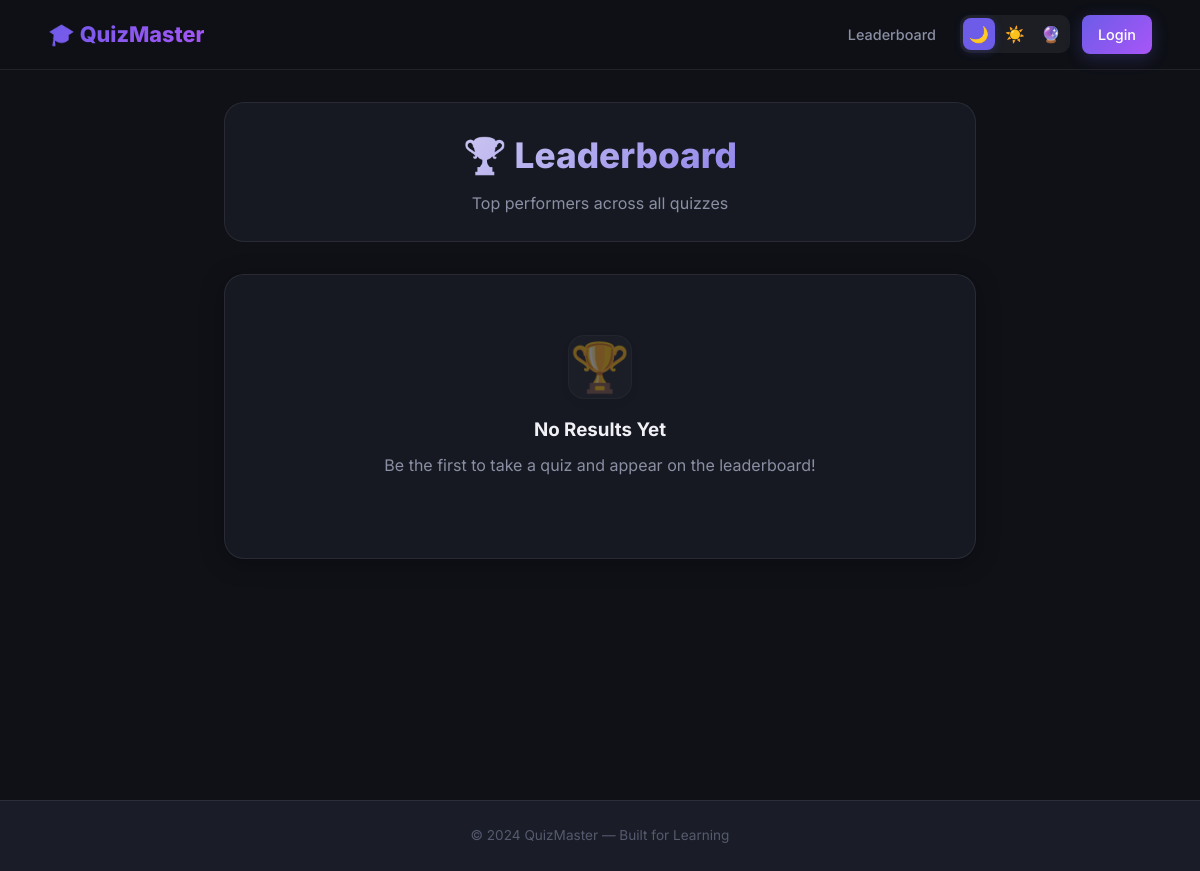
The page /leaderboard on the database as committed earlier.
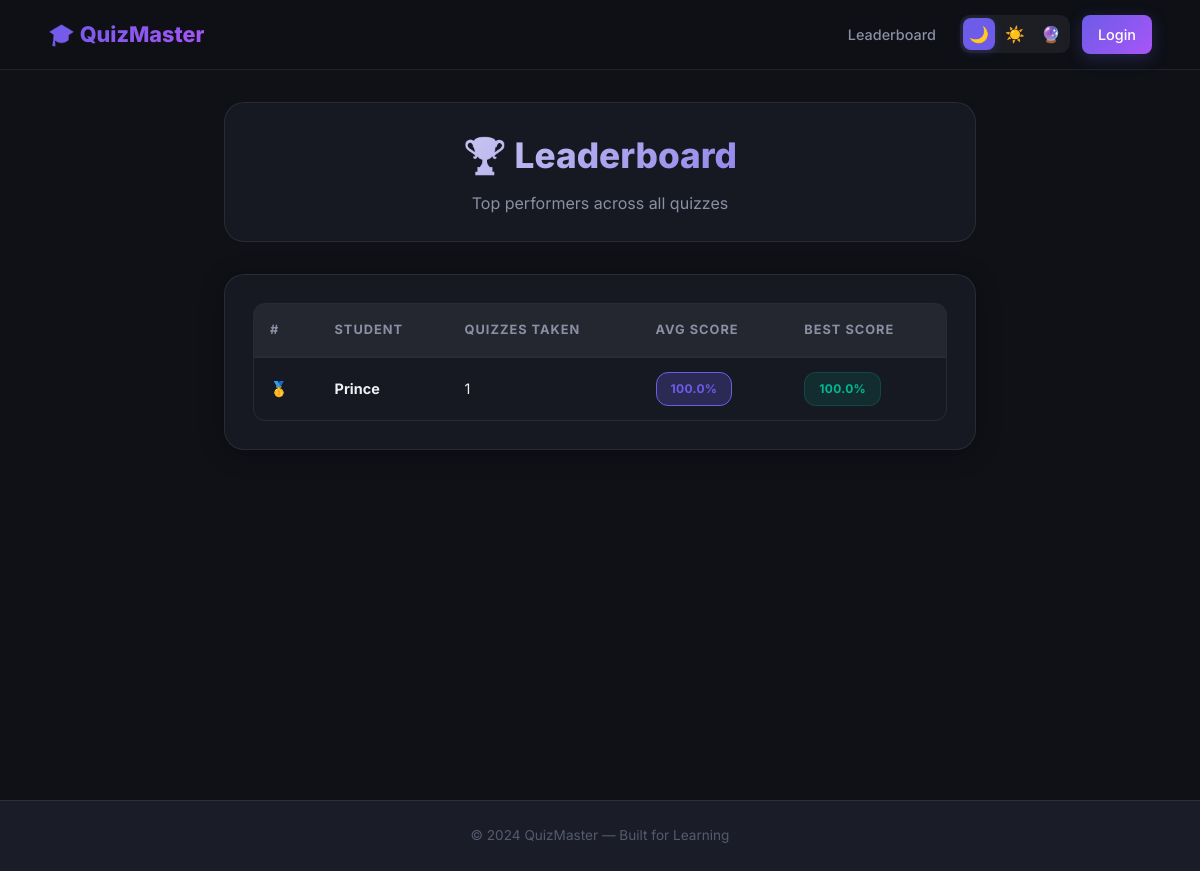
The same page on the database as committed later.
### tables this page shows
CREATE TABLE users (
        id INTEGER PRIMARY KEY AUTOINCREMENT,
        name TEXT NOT NULL,
        email TEXT UNIQUE NOT NULL,
        password TEXT NOT NULL,
        role TEXT NOT NULL DEFAULT 'student',
        created_at TIMESTAMP DEFAULT CURRENT_TIMESTAMP
    );

### app.py (the view)
@app.route("/leaderboard")
def leaderboard():
    conn = get_db()
    results = conn.execute("""
        SELECT u.name, COUNT(qa.id) as attempts,
               ROUND(AVG(qa.percentage), 1) as avg_score,
               MAX(qa.percentage) as best_score
        FROM quiz_attempts qa JOIN users u ON qa.user_id = u.id
        WHERE qa.completed_at IS NOT NULL
        GROUP BY qa.user_id ORDER BY avg_score DESC LIMIT 20
    """).fetchall()
    conn.close()
    return render_template("leaderboard.html", results=results)

### app.py (called while the page is built)
@app.context_processor
def inject_theme():
    theme = request.cookies.get("theme", "dark")
    return dict(current_theme=theme)

### database.py (called while the page is built)
def get_db():
    conn = sqlite3.connect(DB_PATH)
    conn.row_factory = sqlite3.Row
    conn.execute("PRAGMA foreign_keys = ON")
    return conn

### templates/leaderboard.html (shortened to what this page needs)
{% extends "base.html" %}
{% block content %}
<div class="page-wrapper">
  <div class="container" style="max-width:800px;">
    <div class="page-header text-center animate-in">
      <h1>🏆 Leaderboard</h1>
      <p>Top performers across all quizzes</p>
    </div>
    {% if results %}
    <div class="card animate-in">
      <div class="table-wrapper">
        <table>
          <thead>
            <tr><th>#</th><th>Student</th><th>Quizzes Taken</th><th>Avg Score</th><th>Best Score</th></tr>
          </thead>
          <tbody>
            {% for r in results %}
            <tr>
              <td>
                {% if loop.index == 1 %}🥇
                {% elif loop.index == 2 %}🥈
                {% elif loop.index == 3 %}🥉
                {% else %}{{ loop.index }}{% endif %}
              </td>
              <td><strong>{{ r['name'] }}</strong></td>
              <td>{{ r['attempts'] }}</td>
              <td><span class="badge badge-accent">{{ r['avg_score'] }}%</span></td>
              <td><span class="badge badge-success">{{ r['best_score'] }}%</span></td>
            </tr>
            {% endfor %}
          </tbody>
        </table>
      </div>
    </div>
    {% else %}
    <div class="card empty-state animate-in">
      <div class="empty-icon">🏆</div>
      <h3>No Results Yet</h3>
      <p>Be the first to take a quiz and appear on the leaderboard!</p>
    </div>
    {% endif %}
  </div>
</div>
{% endblock %}

Rows that differ between the two databases and show on the page:
added users: name "Prince", attempts "1", avg_score "100.0", best_score "100.0"
Other text that changed with them:
text no longer shown: "🏆 No Results Yet Be the first to take a quiz and appear on the leaderboard!"
text now shown: "# STUDENT QUIZZES TAKEN AVG SCORE BEST SCORE"
